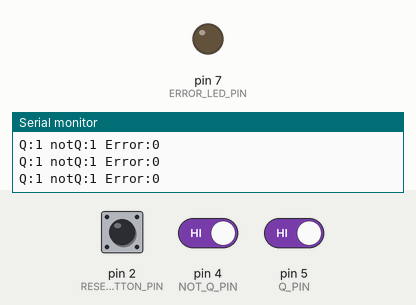
This sketch was run on a simulated Arduino Uno, built with avr-gcc and run on an emulated ATmega328P. On the bench: output pins drawn as LEDs (lit = HIGH), the last lines printed to the serial monitor. Inputs (shaded band) come from the test bench; at power-on: pin 4 (NOT_Q_PIN) HIGH, pin 5 (Q_PIN) HIGH, pin 2 (RESET_BUTTON_PIN) LOW.

Above: at 1.2 s.
1.3 s: pin 4 (NOT_Q_PIN) driven LOW and pin 5 (Q_PIN) driven LOW
At 1.9 s:
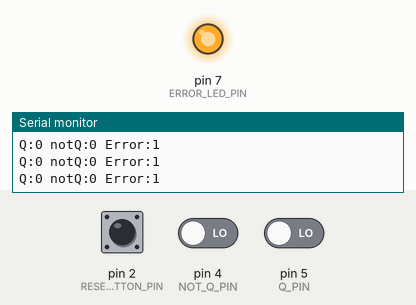
2.8 s: pin 4 (NOT_Q_PIN) driven HIGH
At 3.5 s:
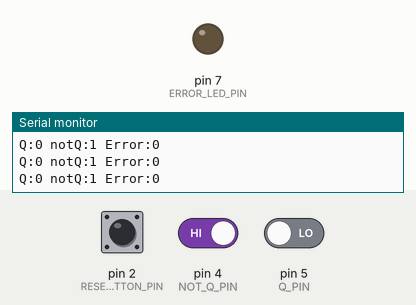
4.3 s: pin 4 (NOT_Q_PIN) driven LOW
At 5.0 s:
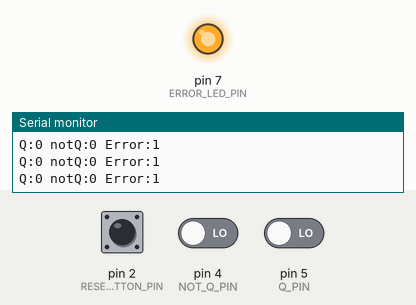
Timing chart, 0 to 7.3 s (numbered marks = the images above; inputs shaded):
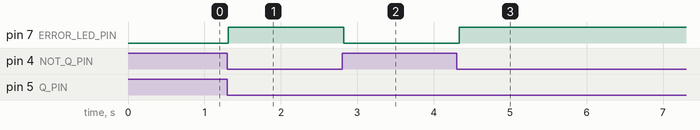

The sketch:

sketch_nov5a.ino
```cpp
const int RESET_BUTTON_PIN = 2;
const int TRIGGER_BUTTON_PIN = 3;
const int NOT_Q_PIN = 4;
const int Q_PIN = 5;
const int ERROR_LED_PIN = 7;

const int SERIAL_BAUD_RATE = 9600;
const int LOOP_DELAY_MS = 50;

void setup() {
  pinMode(RESET_BUTTON_PIN, INPUT);
  pinMode(Q_PIN, INPUT);
  pinMode(NOT_Q_PIN, INPUT);

  pinMode(TRIGGER_BUTTON_PIN, OUTPUT);
  digitalWrite(TRIGGER_BUTTON_PIN, LOW);

  pinMode(ERROR_LED_PIN, OUTPUT);
  digitalWrite(ERROR_LED_PIN, LOW);

  Serial.begin(SERIAL_BAUD_RATE);
}

void processResetButton() {
  int resetState = digitalRead(RESET_BUTTON_PIN);
  digitalWrite(TRIGGER_BUTTON_PIN, resetState);
}

void processTriggerState() {
  int qState = digitalRead(Q_PIN);
  int notQState = digitalRead(NOT_Q_PIN);

  bool isError = (qState == LOW && notQState == LOW);
  digitalWrite(ERROR_LED_PIN, isError);

  Serial.print("Q:");
  Serial.print(qState);
  Serial.print(" notQ:");
  Serial.print(notQState);
  Serial.print(" Error:");
  Serial.println(isError);
}

void loop() {
  processResetButton();
  processTriggerState();
  delay(LOOP_DELAY_MS);
}
```

Measured:
- after the input at 1.3 s, pin 7 (ERROR_LED_PIN): LOW → HIGH at once
- after the input at 2.8 s, pin 7 (ERROR_LED_PIN): HIGH → LOW at once
- after the input at 4.3 s, pin 7 (ERROR_LED_PIN): LOW → HIGH at once
